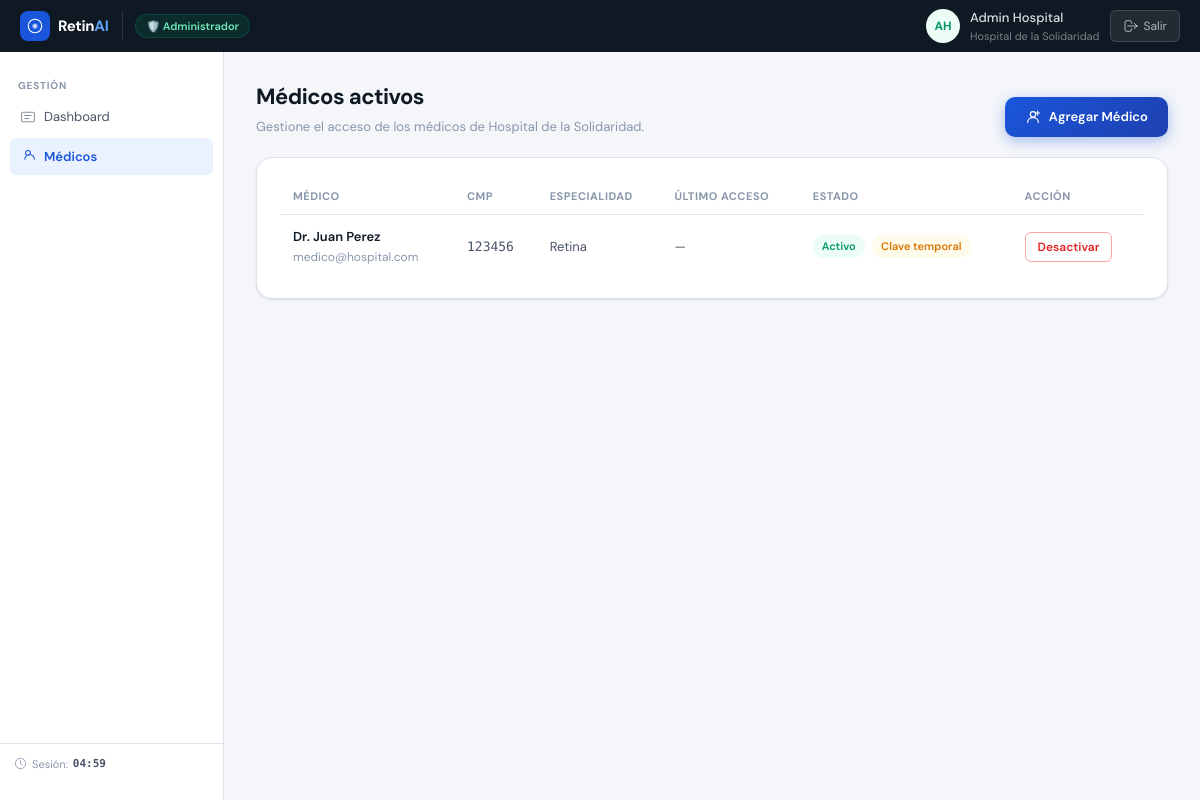
Screenshot of /views/admin/doctor.php (signed in) with the database file from the repository.
### tables this page shows
CREATE TABLE IF NOT EXISTS establecimientos (
    id INT AUTO_INCREMENT PRIMARY KEY,
    nombre VARCHAR(100) NOT NULL,
    direccion VARCHAR(200)
);

CREATE TABLE IF NOT EXISTS usuarios (
    id INT AUTO_INCREMENT PRIMARY KEY,
    rol_codigo VARCHAR(20) NOT NULL,  
    establecimiento_id INT NULL,
    nombre VARCHAR(100) NOT NULL,
    correo VARCHAR(100) NOT NULL UNIQUE,
    password VARCHAR(255) NOT NULL,
    cmp VARCHAR(20) NULL,
    especialidad VARCHAR(100) NULL,
    es_password_temporal BOOLEAN DEFAULT FALSE,
    activo BOOLEAN DEFAULT TRUE,
    ultimo_acceso DATETIME NULL,
    FOREIGN KEY (establecimiento_id) REFERENCES establecimientos(id)
     
     
);

### config/session_guard.php (called while the page is built, shortened)
<?php
function get_base_path() {
    $root = str_replace('\\', '/', realpath(__DIR__ . '/..'));
    $current = str_replace('\\', '/', dirname(realpath($_SERVER['SCRIPT_FILENAME'])));
    $relative = '';
    $curr = $current;
    while (strlen($curr) > strlen($root) && $curr !== $root) {
        $relative .= '../';
        $curr = dirname($curr);
    }
    return $relative ?: './';
}
function current_user() {
    return [
        'id'                  => $_SESSION['user_id'] ?? null,
        'nombre'              => $_SESSION['nombre'] ?? '',
        'rol_codigo'          => $_SESSION['rol_codigo'] ?? '',
        'establecimiento_id'  => $_SESSION['establecimiento_id'] ?? null,
        'es_password_temporal'=> $_SESSION['es_password_temporal'] ?? false,
    ];
}
function get_initials($nombre) {
    $partes = explode(' ', trim($nombre));
    $iniciales = '';
    foreach (array_slice($partes, 0, 2) as $p) {
        $iniciales .= strtoupper(mb_substr($p, 0, 1));
    }
    return $iniciales ?: '?';
}

### views/admin/doctor.php (the view, shortened to what this page needs)
<?php
require_once __DIR__ . '/../../config/session_guard.php';
$user     = current_user();
$initials = get_initials($user['nombre']);
$base     = get_base_path();
$est_id   = (int)($user['establecimiento_id'] ?? 0);
$logout_url = $base . 'controllers/AuthController.php?action=logout';
$role_label   = '🛡️ Administrador';
$role_class   = 'role-adm';
$avatar_class = 'avatar-adm';
try {
    $db   = (new Database())->getConnection();
    $stmt = $db->prepare("SELECT nombre FROM establecimientos WHERE id = :id");
    $stmt->execute([':id' => $est_id]);
    $est        = $stmt->fetch(PDO::FETCH_ASSOC);
    $est_nombre = $est['nombre'] ?? 'Mi Establecimiento';
    $header_sub = $est_nombre;
    $q = $db->prepare(
        "SELECT id, nombre, correo, cmp, especialidad, ultimo_acceso, es_password_temporal
         FROM usuarios WHERE rol_codigo='MED' AND activo=1 AND establecimiento_id=:eid
         ORDER BY nombre"
    );
    $q->execute([':eid' => $est_id]);
    $activos = $q->fetchAll(PDO::FETCH_ASSOC);
} catch (Exception $ex) {
    $est_nombre = ''; $activos = [];
    $cnt_activos = 0; $cnt_pendientes = 0; $header_sub = '';
}
?>
<!DOCTYPE html>
<html lang="es">
<head>
<link rel="stylesheet" href="<?= $base ?>assets/css/dashboard/dashboard.css">
</head>
<body>
<?php require_once __DIR__ . '/../shared/header.php'; ?>
<div class="app-shell">
    <?php require_once __DIR__ . '/../shared/sidebar.php'; ?>
    <main class="main-content">
        <section class="content-section">
            <div class="section-top">
                <div>
                    <h1 class="page-title">Médicos activos</h1>
                    <p class="page-sub">Gestione el acceso de los médicos de <?= htmlspecialchars($est_nombre) ?>.</p>
                </div>
                <a href="<?= $base ?>views/admin/create_doctor.php" class="btn-add-doctor" id="btn-agregar-medico">
                    <svg width="16" height="16" viewBox="0 0 24 24" fill="none">
                        <circle cx="12" cy="8" r="4" stroke="white" stroke-width="1.8"/>
                        <path d="M4 20c0-4 3.582-7 8-7s8 3 8 7" stroke="white" stroke-width="1.8" stroke-linecap="round"/>
                        <path d="M19 3v6M16 6h6" stroke="white" stroke-width="1.8" stroke-linecap="round"/>
                    </svg>
                    Agregar Médico
                </a>
            </div>
            <div class="card">
                <?php if (empty($activos)): ?>
                <p class="empty-msg">No hay médicos activos en este establecimiento.</p>
                <?php else: ?>
                <table class="data-table" id="tabla-medicos">
                    <thead>
                        <tr>
                            <th>Médico</th>
                            <th>CMP</th>
                            <th>Especialidad</th>
                            <th>Último acceso</th>
                            <th>Estado</th>
                            <th>Acción</th>
                        </tr>
                    </thead>
                    <tbody>
                    <?php foreach ($activos as $m): ?>
                    <tr>
                        <td>
                            <strong><?= htmlspecialchars($m['nombre']) ?></strong><br>
                            <span class="text-muted small"><?= htmlspecialchars($m['correo']) ?></span>
                        </td>
                        <td class="mono"><?= htmlspecialchars($m['cmp'] ?? '—') ?></td>
                        <td><?= htmlspecialchars($m['especialidad'] ?? '—') ?></td>
                        <td class="text-muted small">
                            <?= $m['ultimo_acceso'] ? date('d M Y H:i', strtotime($m['ultimo_acceso'])) : '—' ?>
                        </td>
                        <td>
                            <span class="badge badge-active">Activo</span>
                            <?php if ($m['es_password_temporal']): ?>
                                <span class="badge badge-warning" style="margin-left:4px">Clave temporal</span>
                            <?php endif; ?>
                        </td>
                        <td>
                            <form method="POST" action="<?= $base ?>controllers/DoctorController.php?action=deactivate">
                                <button type="submit" class="btn btn-sm btn-danger-outline">Desactivar</button>
                            </form>
                        </td>
                    </tr>
                    <?php endforeach; ?>
                    </tbody>
                </table>
                <?php endif; ?>
            </div>
        </section>
    </main>
</div>
</body>
</html>

### views/shared/header.php (shortened to what this page needs)
<header class="top-header">
    <div class="header-brand">
        <div class="logo-mark">
            <svg viewBox="0 0 24 24" fill="none"><circle cx="12" cy="12" r="9" stroke="white" stroke-width="1.5"/><circle cx="12" cy="12" r="3.5" fill="white" opacity=".6"/><circle cx="12" cy="12" r="1.2" fill="white"/></svg>
        </div>
        <span class="logo-text">Retin<em>AI</em></span>
    </div>
    <span class="role-pill <?= htmlspecialchars($role_class ?? '') ?>"><?= htmlspecialchars($role_label ?? '') ?></span>
    <div class="header-user">
        <div class="avatar <?= htmlspecialchars($avatar_class ?? '') ?>"><?= htmlspecialchars($initials ?? '') ?></div>
        <div class="user-info">
            <span class="user-name"><?= htmlspecialchars($user['nombre'] ?? '') ?></span>
            <span class="user-role"><?= htmlspecialchars($header_sub ?? '') ?></span>
        </div>
        <a href="<?= $logout_url ?>" class="btn-logout" id="btn-logout">
            <svg viewBox="0 0 24 24" fill="none" width="16" height="16"><path d="M17 16l4-4m0 0l-4-4m4 4H7m6 4v1a3 3 0 01-3 3H6a3 3 0 01-3-3V7a3 3 0 013-3h4a3 3 0 013 3v1" stroke="currentColor" stroke-width="1.5" stroke-linecap="round" stroke-linejoin="round"/></svg>
            Salir
        </a>
    </div>
</header>

### views/shared/sidebar.php (shortened to what this page needs)
<?php
$_rol = $_SESSION['rol_codigo'] ?? '';
?>
<aside class="sidebar">
    <nav class="sidebar-nav">
        <?php if ($_rol === 'ADM'):
            $_page = basename($_SERVER['PHP_SELF']); ?>
        <div class="nav-section">
            <span class="nav-section-label">Gestión</span>
            <a href="<?= $base ?>views/admin/index.php"
               class="nav-item <?= $_page === 'index.php' ? 'active' : '' ?>">
                <svg class="nav-icon" viewBox="0 0 20 20" fill="none"><rect x="2" y="4" width="16" height="12" rx="2" stroke="currentColor" stroke-width="1.3"/><path d="M6 8h8M6 12h5" stroke="currentColor" stroke-width="1.3" stroke-linecap="round"/></svg>
                Dashboard
            </a>
            <a href="<?= $base ?>views/admin/doctor.php"
               class="nav-item <?= $_page === 'doctor.php' || $_page === 'create_doctor.php' ? 'active' : '' ?>">
                <svg class="nav-icon" viewBox="0 0 20 20" fill="none"><path d="M13 6a3 3 0 11-6 0 3 3 0 016 0zM18 14a6 6 0 10-12 0" stroke="currentColor" stroke-width="1.3" stroke-linecap="round"/></svg>
                Médicos
            </a>
        </div>
        <?php endif; ?>
    </nav>
    <div class="sidebar-footer">
        <div class="session-info">
            <svg viewBox="0 0 20 20" fill="none" width="13" height="13"><circle cx="10" cy="10" r="8" stroke="currentColor" stroke-width="1.3"/><path d="M10 6v4l2.5 2.5" stroke="currentColor" stroke-width="1.3" stroke-linecap="round"/></svg>
            Sesión: <span id="session-countdown">05:00</span>
        </div>
    </div>
</aside>

### views/admin/doctor.php (style rules this page uses)
.section-top { display: flex; align-items: flex-end; justify-content: space-between; gap: 16px; margin-bottom: 20px; flex-wrap: wrap; }
.btn-add-doctor { display: inline-flex; align-items: center; gap: 8px; padding: 10px 20px; background: linear-gradient(135deg, #1A56DB 0%, #1e40af 100%); color: #fff; font-size: 13px; font-weight: 600; border-radius: 10px; text-decoration: none; border: none; cursor: pointer; transition: transform .15s, box-shadow .15s; box-shadow: 0 4px 14px rgba(26,86,219,.35); white-space: nowrap; }
.btn-add-doctor svg { flex-shrink: 0; }

### rows the page displays
establecimientos: nombre "Hospital de la Solidaridad"
usuarios: nombre "Dr. Juan Perez", correo "medico@hospital.com", cmp "123456", especialidad "Retina", es_password_temporal "Clave temporal"

### other values shown
$role_label "🛡️ Administrador"
$initials "AH"
$user['nombre'] "Admin Hospital"
